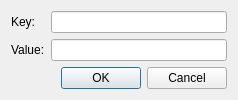
<?xml version="1.0" encoding="UTF-8"?>
<ui version="4.0">
 <class>MapboxPropertyDialog</class>
 <widget class="QDialog" name="MapboxPropertyDialog">
  <property name="geometry">
   <rect>
    <x>0</x>
    <y>0</y>
    <width>238</width>
    <height>93</height>
   </rect>
  </property>
  <property name="windowTitle">
   <string>Edit Mapbox Property</string>
  </property>
  <layout class="QFormLayout" name="formLayout">
   <item row="0" column="0">
    <widget class="QLabel" name="label">
     <property name="text">
      <string>Key:</string>
     </property>
    </widget>
   </item>
   <item row="0" column="1">
    <widget class="QLineEdit" name="keyEdit"/>
   </item>
   <item row="1" column="0">
    <widget class="QLabel" name="label_2">
     <property name="text">
      <string>Value:</string>
     </property>
    </widget>
   </item>
   <item row="1" column="1">
    <widget class="QLineEdit" name="valueEdit"/>
   </item>
   <item row="2" column="0" colspan="2">
    <widget class="QDialogButtonBox" name="buttonBox">
     <property name="orientation">
      <enum>Qt::Horizontal</enum>
     </property>
     <property name="standardButtons">
      <set>QDialogButtonBox::Cancel|QDialogButtonBox::Ok</set>
     </property>
    </widget>
   </item>
  </layout>
 </widget>
 <resources/>
 <connections>
  <connection>
   <sender>buttonBox</sender>
   <signal>accepted()</signal>
   <receiver>MapboxPropertyDialog</receiver>
   <slot>accept()</slot>
   <hints>
    <hint type="sourcelabel">
     <x>248</x>
     <y>254</y>
    </hint>
    <hint type="destinationlabel">
     <x>157</x>
     <y>274</y>
    </hint>
   </hints>
  </connection>
  <connection>
   <sender>buttonBox</sender>
   <signal>rejected()</signal>
   <receiver>MapboxPropertyDialog</receiver>
   <slot>reject()</slot>
   <hints>
    <hint type="sourcelabel">
     <x>316</x>
     <y>260</y>
    </hint>
    <hint type="destinationlabel">
     <x>286</x>
     <y>274</y>
    </hint>
   </hints>
  </connection>
 </connections>
</ui>
